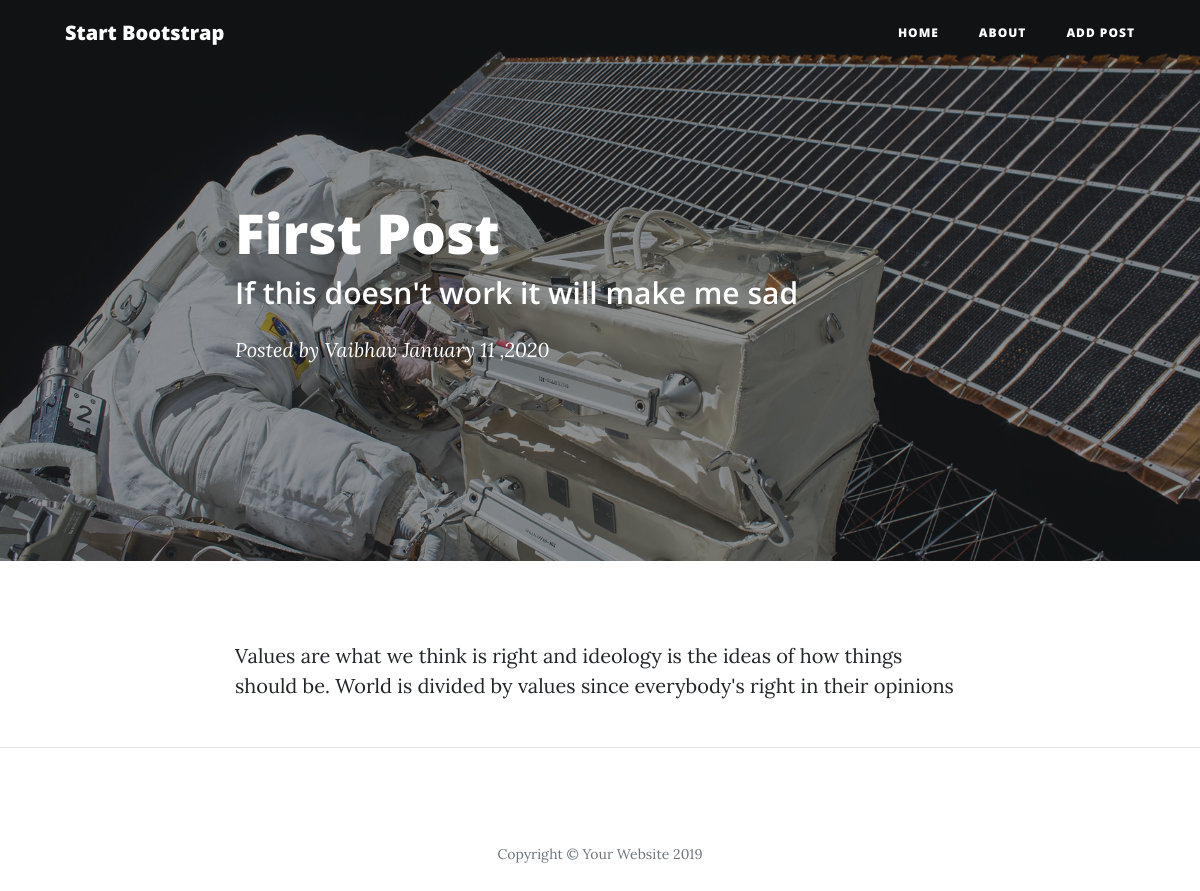
Screenshot of /post/2 with the database file from the repository.
### app.py (models this page shows)
class Blogpost(db.Model):
    id = db.Column(db.Integer,primary_key=True)
    title = db.Column(db.String(50))
    subtitle = db.Column(db.String(50))
    author = db.Column(db.String(20))
    date_posted = db.Column(db.DateTime)
    content = db.Column(db.Text)

### app.py (the view)
@app.route('/post/<int:post_id>')
def post(post_id):
    post = Blogpost.query.filter_by(id=post_id).one()
    date_posted = post.date_posted.strftime('%B %d ,%Y')
    print(date_posted)
    return render_template('post.html',post = post,date_posted=date_posted)

### templates/post.html (shortened to what this page needs)
<!DOCTYPE html>
<html lang="en">
<head>
    <link href="{{url_for('static',filename='bootstrap.min.css')}}" rel="stylesheet">
    <link href="{{url_for('static',filename='fontawesome.min.css')}}" rel="stylesheet" type="text/css">
    <link href="{{url_for('static',filename='clean-blog.min.css')}}" rel="stylesheet">
</head>
<body>
  <nav class="navbar navbar-expand-lg navbar-light fixed-top" id="mainNav">
    <div class="container">
      <a class="navbar-brand" href="{{url_for('index')}}">Start Bootstrap</a>
      <div class="collapse navbar-collapse" id="navbarResponsive">
        <ul class="navbar-nav ml-auto">
          <li class="nav-item">
            <a class="nav-link" href="{{url_for('index')}}">Home</a>
          </li>
          <li class="nav-item">
            <a class="nav-link" href="{{url_for('about')}}">About</a>
          </li>
          <li class="nav-item">
            <a class="nav-link" href="{{url_for('add')}}">Add Post</a>
          </li>
        </ul>
      </div>
    </div>
  </nav>
  <header class="masthead" style="background-image: url({{url_for('static',filename='post-bg.jpg')}})">
    <div class="overlay"></div>
    <div class="container">
      <div class="row">
        <div class="col-lg-8 col-md-10 mx-auto">
          <div class="post-heading">
            <h1>{{post.title}}</h1>
            <h2 class="subheading">{{post.subtitle}}</h2>
            <span class="meta">Posted by
              {{post.author}}
              {{date_posted}}</span>
          </div>
        </div>
      </div>
    </div>
  </header>
  <article>
    <div class="container">
      <div class="row">
        <div class="col-lg-8 col-md-10 mx-auto">
            {{post.content|safe}}
        </div>
      </div>
    </div>
  </article>
  <hr>
  <footer>
    <div class="container">
      <div class="row">
        <div class="col-lg-8 col-md-10 mx-auto">
          <p class="copyright text-muted">Copyright &copy; Your Website 2019</p>
        </div>
      </div>
    </div>
  </footer>
</body>
</html>

### rows the page displays
Blogpost: title "First Post", subtitle "If this doesn't work it will make me sad", author "Vaibhav", content "Values are what we think is right and ideology is the ideas of how things should be. World is divided by values since everybody's right in their opinions"

### other values shown
{{ date_posted }} "January 11 ,2020"
